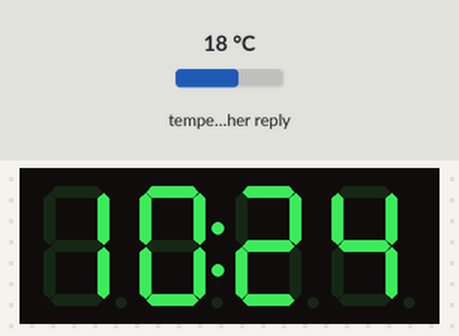
The sketch below on a simulated ESP32. Parts: 4-digit seven-segment display. Inputs (shaded band) come from the test bench; at power-on: temperature in the weather reply 18 °C. WiFi joins after 1.5 s; servers stay silent unless stated; the local clock reads 2024-03-15 10:24:30 at power-on unless the sketch sets it; web services answer with replies made up by the test bench; what the sketch prints to the serial monitor is not drawn.

Above: at 3.3 s.
At 8.4 s:
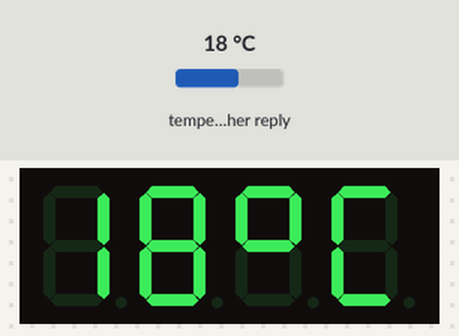
At 28.6 s:
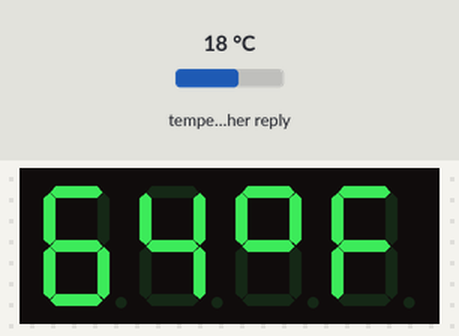
At 37.7 s:
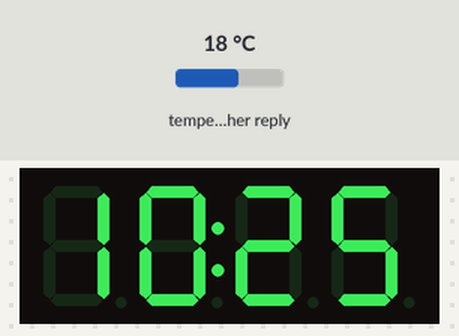

Measured:
- what the display in image 1 shows lasts 5.0 s, from 8.4 s to 13.4 s
- what the display in image 3 shows lasts 1.0 s, from 37.7 s to 38.7 s

The sketch:

ESP32_TM1637LocalTemeratureDisplay.ino
```cpp
/*Pintu Shaw - Digitalab.org
Complete project details can be access from ...
Permission is herby granted, free of charge to use it for any project
 */
#include <WiFi.h>
#include "time.h"
#include <HTTPClient.h>
#include <ArduinoJson.h>
#include <TM1637Display.h>

// Wifi Details
const char* ssid = "";
const char* password = "";

// tm1637 pin
#define CLK 4
#define DIO 5

//Weather API URL and Key
const char* api_key="xxxxxxxxxxxxxxxxx";
const char* location = "Hyderabad";
String url = "https://api.weatherapi.com/v1/current.json?q=" + String(location) + "&key=" + String(api_key);


TM1637Display display(CLK,DIO);

//Timezone (Indian Standard Time /IST)
// Change as per your timezone
const char* TZ_INFO = "IST-5:30";

// Create Centigrade symbol
const uint8_t Celsius[]={
  SEG_A | SEG_B | SEG_F|SEG_G,  //circle
  SEG_A | SEG_D | SEG_E | SEG_F //C
};
//Create Fahrenheit symbol
const uint8_t Fahrenheit[]={
  SEG_A | SEG_B | SEG_F| SEG_G,  //circle
  SEG_F | SEG_E | SEG_A | SEG_G //C
};

// Global Variables for temperature and timers
float currentTempCen=9999; // Initial value as abnormal value
float currentTempFh=9999;  // Initial value as abnormal value
unsigned long lastfetchtime=0;
const unsigned long fetchInterval = 300000UL; // 5 Minute in MS


// Initialize Wifi
void initWifi(){
  WiFi.begin(ssid,password);
  while (WiFi.status() !=WL_CONNECTED) {
    delay(1000);
    Serial.println("Wait ! Connecting to wifi...");
    if (WiFi.status()==WL_CONNECT_FAILED) {
      Serial.println("Failed connection..");
      break;
    }

  }
  Serial.println("Wifi Connected - IP is ");
  Serial.println( WiFi.localIP());
}

//
bool updateTemperature(){
  HTTPClient http;
  http.begin(url);

  int httpCode = http.GET();

  if (httpCode == HTTP_CODE_OK) {  // check for http code 200
    String payload = http.getString();
    Serial.println(payload);

    // Parse the JSON
    StaticJsonDocument<1024> doc;   // Change size based on estimated response size
    DeserializationError error=deserializeJson(doc,payload);
    if(error) {
      Serial.print("Json parsig failed...");
      Serial.println(error.c_str());
      http.end();
      return false;
    }
    // Get both temperature
    currentTempCen = doc["current"]["temp_c"];
    currentTempFh = doc["current"]["temp_f"];
    http.end();
    return true;

  } else {
    Serial.print("Error in data request...");
    Serial.println(httpCode);
    http.end();
    return false;
  }
}


// Initialize Time with specified timezone
void initTime() {
  configTime(0,0,"pool.ntp.org");
  setenv("TZ",TZ_INFO,1);
  tzset();
}

//Display time on the screen
void displayTime() {
  // Blinking colon
  static bool colon = false;
  colon = !colon;
  //Get current time
  struct tm timeinfo;
  if (!getLocalTime(&timeinfo)) {
    return;
  }
  int hours = timeinfo.tm_hour; // get hours
  int min = timeinfo.tm_min; //get minutes

  int hourPart = hours*100;    //Move hours to left 2 digits
  int value= hourPart + min ; // Combine init HHMM
  Serial.print("Time is ...");
  Serial.println(value);
  //Code for blinking colon
  uint8_t colonMask;
  if (colon ==true) {
    colonMask= 0b01000000; // turn colon on
  } else {
    colonMask=0;           // turn colon off
  }
  display.showNumberDecEx(
    value,
    colonMask,     // blink colon
    true           // leading zeros
  );
}

void setup() {
    // put your setup code here, to run once:
    Serial.begin(115200);
    delay(1000);      // Time to initialize
    display.setBrightness(7);
    display.clear();
    initWifi();
    initTime();
    // Initial fetch of temperature
    if (updateTemperature()){
      lastfetchtime=millis();

    }
}
void loop() {
  // put your main code here, to run repeatedly:

    displayTime();
    delay(1000);
    displayTime();
    delay(1000);
    displayTime();
    delay(1000);
    displayTime();
    delay(1000);
    displayTime();
    delay(1000);
    // Check if its time to fetch new data
    if(millis() - lastfetchtime >= fetchInterval) {
      if(updateTemperature()) {
        lastfetchtime=millis();
      } else {
        //if failed
        Serial.println("Fetch Failed. keeping old values..");
      }
    }
    // Show Celsius temperature
    Serial.print("Temperature in Celsius : ");
    Serial.println(currentTempCen,2);
    int roundedTempCen=round(currentTempCen);
    display.showNumberDec(roundedTempCen,false,2,0);
    display.setSegments(Celsius,2,2);

    delay(5000);

    // Show Fahrenheit temperature
    Serial.print("Temperature in Fahrenheit : ");
    Serial.println(currentTempFh,2);
    int roundedTempFh=round(currentTempFh);
    display.showNumberDec(roundedTempFh,false,2,0);
    display.setSegments(Fahrenheit,2,2);
    delay(5000);


}
```
